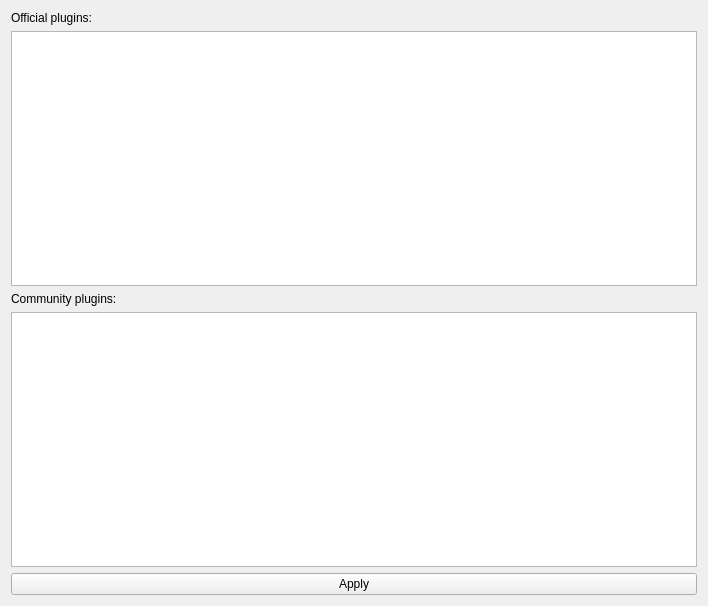
<?xml version="1.0" encoding="UTF-8"?>
<ui version="4.0">
 <class>Form</class>
 <widget class="QWidget" name="Form">
  <property name="geometry">
   <rect>
    <x>0</x>
    <y>0</y>
    <width>708</width>
    <height>606</height>
   </rect>
  </property>
  <property name="windowTitle">
   <string>Form</string>
  </property>
  <layout class="QVBoxLayout" name="verticalLayout">
   <item>
    <layout class="QGridLayout" name="gridLayout">
     <item row="3" column="0">
      <widget class="QLabel" name="label_2">
       <property name="text">
        <string>Community plugins:</string>
       </property>
      </widget>
     </item>
     <item row="1" column="0">
      <widget class="QLabel" name="label">
       <property name="text">
        <string>Official plugins:</string>
       </property>
      </widget>
     </item>
     <item row="2" column="0">
      <widget class="QTableView" name="tbl_trusted"/>
     </item>
     <item row="4" column="0">
      <widget class="QTableView" name="tbl_community"/>
     </item>
     <item row="5" column="0">
      <widget class="QPushButton" name="btn_apply">
       <property name="text">
        <string>Apply</string>
       </property>
      </widget>
     </item>
    </layout>
   </item>
  </layout>
 </widget>
 <resources/>
 <connections/>
</ui>
